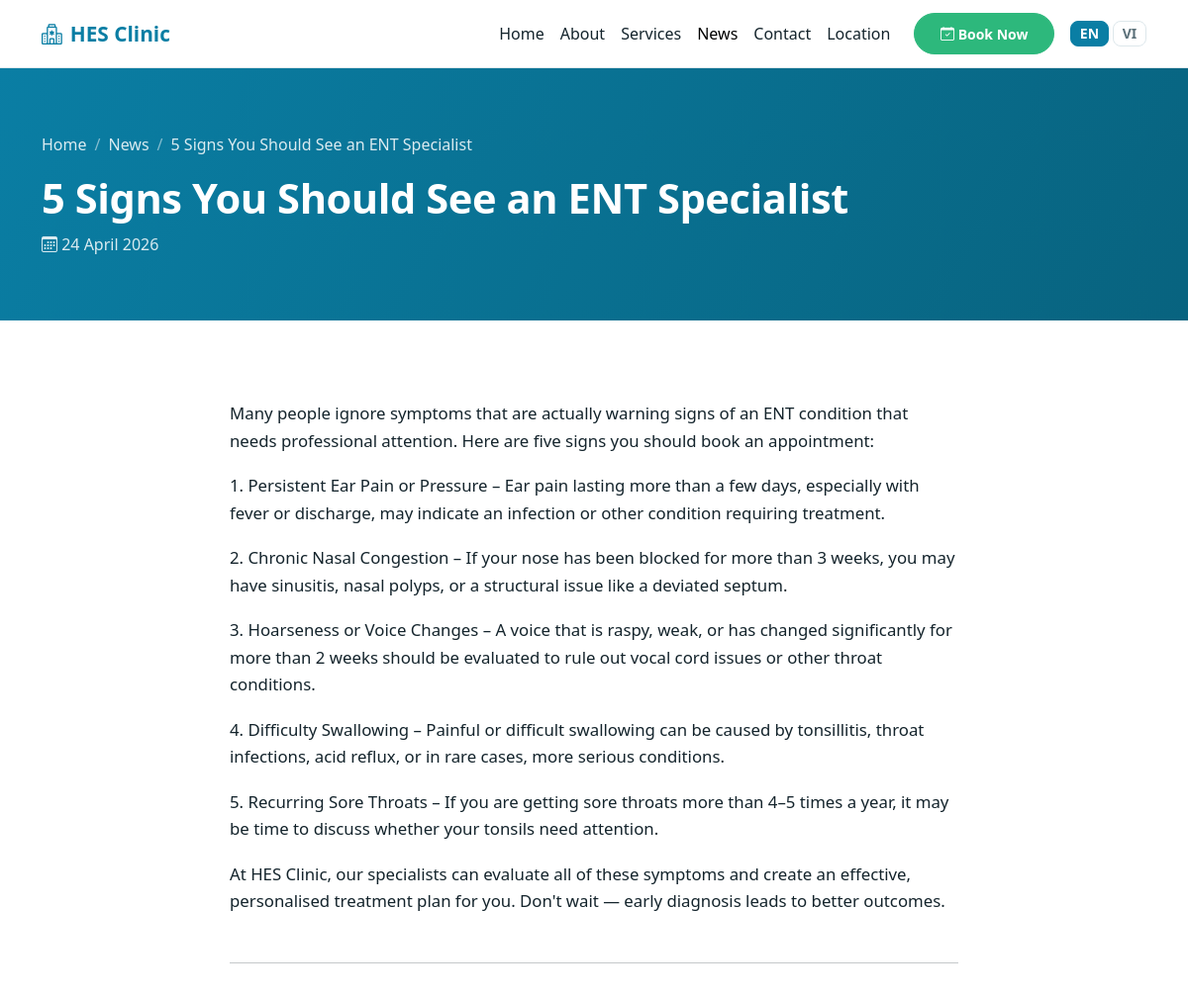
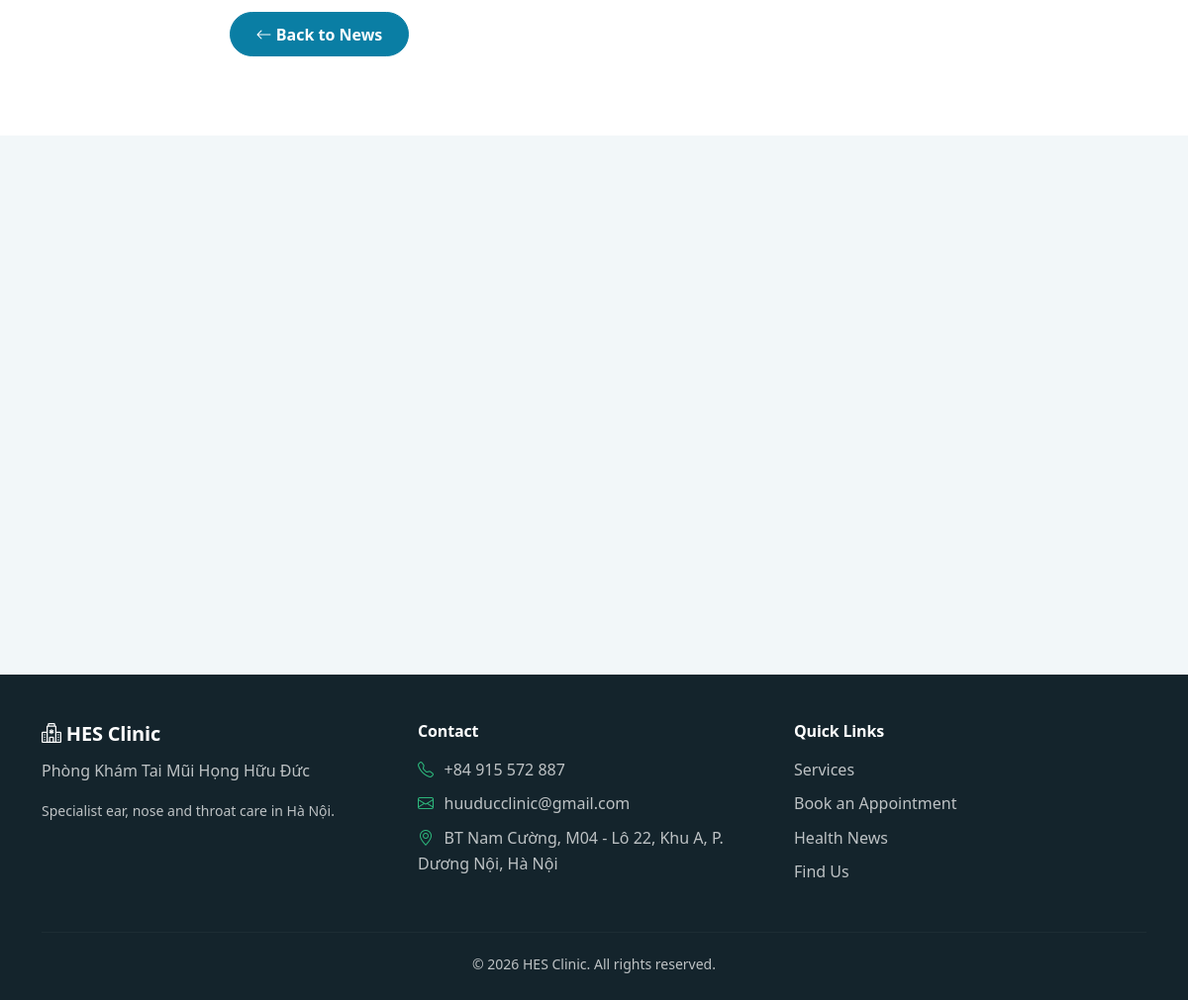
The app's page /news/5-signs-you-should-see-ent-specialist/ with its own data (2 pictures, top to bottom).
### clinic/models.py (models this page shows, shortened)
class BilingualMixin:
    def localized(self, field):
        suffix = 'vi' if get_language() == 'vi' else 'en'
        return getattr(self, f'{field}_{suffix}')

class Article(BilingualMixin, models.Model):
    title_en = models.CharField(_('title (EN)'), max_length=300)
    title_vi = models.CharField(_('title (VI)'), max_length=300)
    content_en = models.TextField(_('content (EN)'))
    content_vi = models.TextField(_('content (VI)'))
    thumbnail = models.ImageField(_('thumbnail'), upload_to='articles/', blank=True, null=True)
    published_date = models.DateField(_('published date'), default=timezone.localdate)
    slug = models.SlugField(_('slug'), max_length=350, unique=True)
    class Meta:
        verbose_name = _('article')
        verbose_name_plural = _('articles')
        ordering = ['-published_date', '-id']
    def get_absolute_url(self):
        from django.urls import reverse
        return reverse('clinic:article_detail', kwargs={'slug': self.slug})
    @property
    def title(self):
        return self.localized('title')
    @property
    def content(self):
        return self.localized('content')
    @property
    def excerpt(self):
        text = ' '.join(self.content.split())
        return text[:180] + '…' if len(text) > 180 else text

### clinic/views.py (the view)
# urls.py: path('news/<slug:slug>/', views.article_detail, name='article_detail'),
def article_detail(request, slug):
    article = get_object_or_404(Article, slug=slug)
    return render(request, 'clinic/article_detail.html', {
        'article': article,
        'related': Article.objects.exclude(pk=article.pk)[:3],
    })

### clinic/context_processors.py (called while the page is built)
def clinic_info(request):
    return {
        'clinic': settings.CLINIC_INFO,
        'opening_hours': opening_hours.display_schedule(),
    }

### clinic/opening_hours.py (called while the page is built)
def format_windows(windows):
    if not windows:
        return str(_('Closed'))
    return ', '.join(
        '%s – %s' % (start.strftime('%H:%M'), end.strftime('%H:%M'))
        for start, end in windows
    )

def display_schedule():
    return [
        {'label': label, 'hours': format_windows(windows)}
        for label, windows in DISPLAY_SCHEDULE
    ]

### templates/clinic/article_detail.html (shortened to what this page needs)
{% extends "base.html" %}
{% load i18n %}
{% block content %}
<section class="page-header">
  <div class="container">
    <nav aria-label="breadcrumb">
      <ol class="breadcrumb breadcrumb-light">
        <li class="breadcrumb-item"><a href="{% url 'clinic:home' %}">{% trans "Home" %}</a></li>
        <li class="breadcrumb-item"><a href="{% url 'clinic:news' %}">{% trans "News" %}</a></li>
        <li class="breadcrumb-item active" aria-current="page">{{ article.title|truncatechars:40 }}</li>
      </ol>
    </nav>
    <h1>{{ article.title }}</h1>
    <p><i class="bi bi-calendar3"></i> {{ article.published_date|date:"d F Y" }}</p>
  </div>
</section>
<section class="section">
  <div class="container">
    <div class="row justify-content-center">
      <div class="col-lg-8">
        <div class="article-content">{{ article.content|linebreaks }}</div>
        <hr class="my-5">
        <a href="{% url 'clinic:news' %}" class="btn btn-primary-clinic">
          <i class="bi bi-arrow-left"></i> {% trans "Back to News" %}
        </a>
      </div>
    </div>
  </div>
</section>
{% if related %}
<section class="section section-alt">
  <div class="container">
    <div class="row g-4">
    </div>
  </div>
</section>
{% endif %}
{% endblock %}

### static/css/main.css (style rules this page uses)
:root { --clinic-primary: #0a7ea4; --clinic-primary-dark: #08637f; --clinic-accent: #2db87c; --clinic-accent-dark: #229463; --clinic-ink: #14242c; --clinic-muted: #5b7079; --clinic-surface: #ffffff; --clinic-surface-alt: #f2f7f9; --clinic-border: #dde7eb; --clinic-radius: 14px; --clinic-shadow: 0 4px 20px rgba(10, 126, 164, 0.08); --clinic-shadow-lg: 0 12px 32px rgba(10, 126, 164, 0.16); }
body { font-family: "Segoe UI", system-ui, -apple-system, "Helvetica Neue", sans-serif; color: var(--clinic-ink); background: var(--clinic-surface); line-height: 1.65; }
h1, h2, h3, h4, h5, h6 { font-weight: 700; letter-spacing: -0.01em; }
a { color: var(--clinic-primary); text-decoration: none; }
.btn-primary-clinic { background: var(--clinic-primary); border: 1px solid var(--clinic-primary); color: #fff; border-radius: 999px; padding: 0.6rem 1.6rem; font-weight: 600; transition: background 0.2s ease, transform 0.2s ease; }
.page-header { background: linear-gradient(120deg, var(--clinic-primary), var(--clinic-primary-dark)); color: #fff; padding: clamp(2.5rem, 6vw, 4rem) 0; }
.page-header h1 { font-size: clamp(1.8rem, 4vw, 2.6rem); margin-bottom: 0.5rem; }
.page-header p { color: rgba(255, 255, 255, 0.85); margin-bottom: 0; }
.breadcrumb-light .breadcrumb-item, .breadcrumb-light .breadcrumb-item a { color: rgba(255, 255, 255, 0.85); }
.breadcrumb-light .breadcrumb-item + .breadcrumb-item::before { color: rgba(255, 255, 255, 0.5); }
.section { padding: clamp(3rem, 7vw, 5rem) 0; }
.section-alt { background: var(--clinic-surface-alt); }
.article-content { font-size: 1.05rem; }
.article-content p { margin-bottom: 1.1rem; }

### records on screen
Article: title "5 Signs You Should See an ENT Specialist", published_date "24 April 2026", content "Many people ignore symptoms that are actually warning signs of an ENT condition that needs professional attention. Here are five signs you should book an appointment: 1. Persistent Ear Pain or Pressure – Ear pain lasting more than a few days, especially with fever or discharge, may indicate an infection or other condition requiring treatment. 2. Chronic Nasal Congestion – If your nose has been blocked for more than 3 weeks, you may have sinusitis, nasal polyps, or a structural issue like a deviated septum. 3. Hoarseness or Voice Changes – A voice that is raspy, weak, or has changed significantly for more than 2 weeks should be evaluated to rule out vocal cord issues or other throat…"

### other values on screen
{{ clinic.name_vi }} "Phòng Khám Tai Mũi Họng Hữu Đức"
{{ clinic.phone }} "+84 915 572 887"
{{ clinic.email }} "huuducclinic@gmail.com"
{{ clinic.address }} "BT Nam Cường, M04 - Lô 22, Khu A, P. Dương Nội, Hà Nội"
